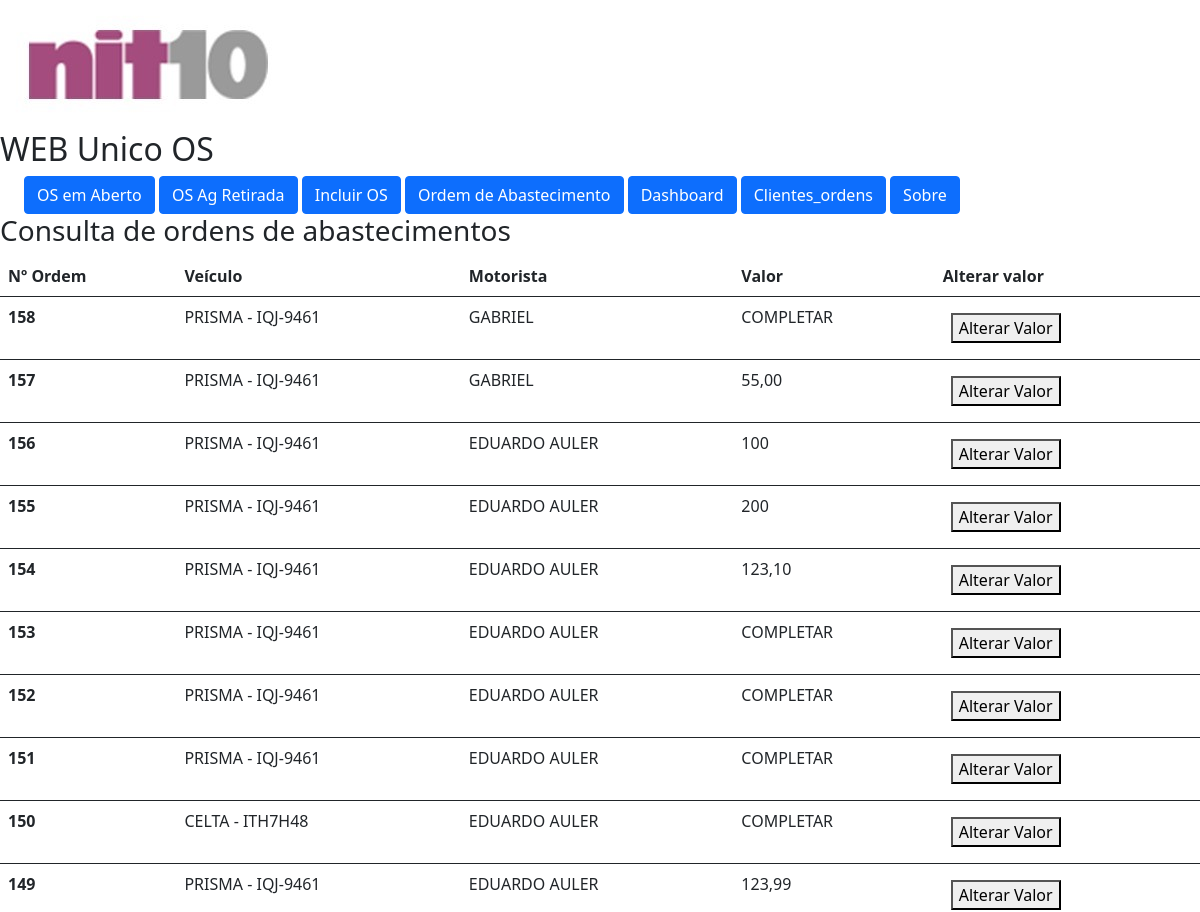
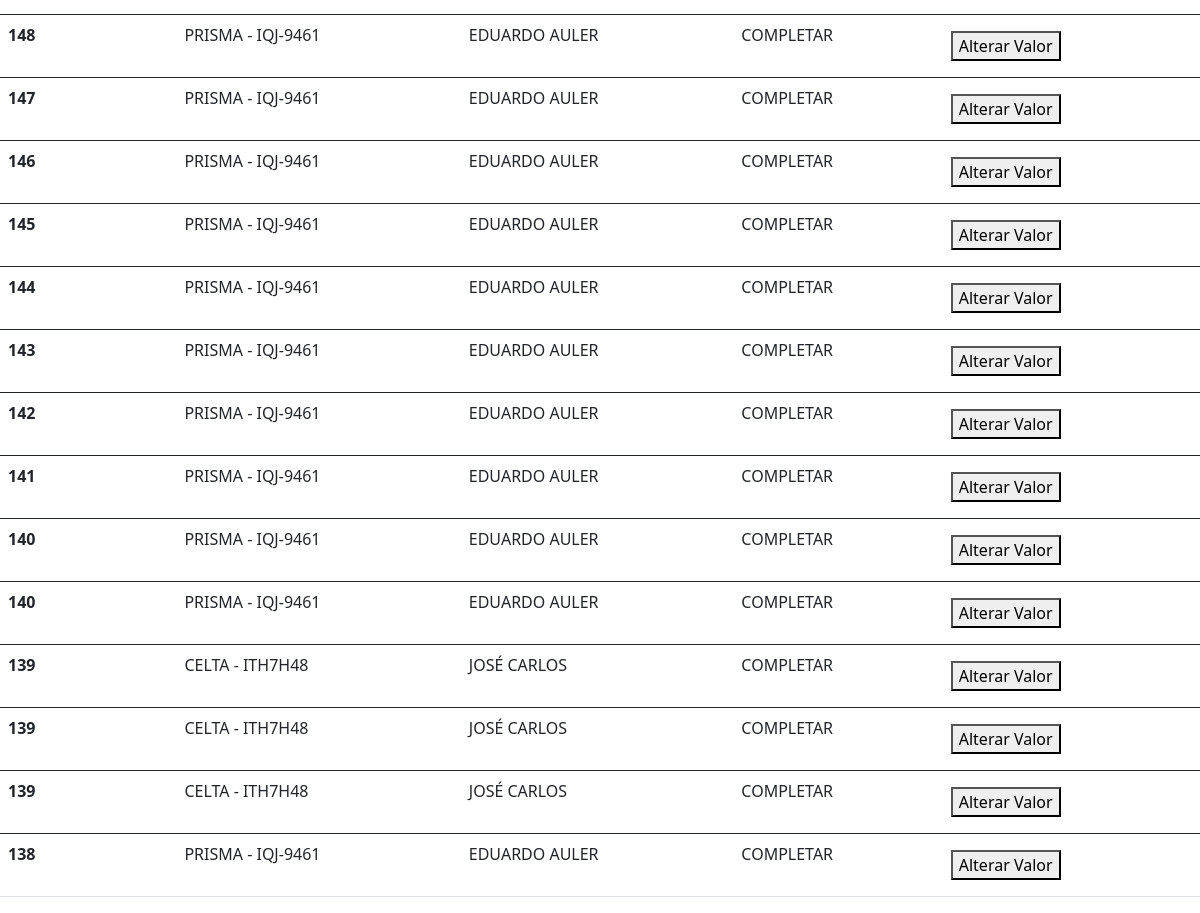
The page /consultar_ordem_abastecimentos/ on the database its author committed (2 pictures, top to bottom).
### app_unico_web/models.py (models this page shows)
class Ordem_abastecimento(models.Model):
    id = models.AutoField(primary_key=True)
    numero = models.IntegerField(blank=False)
    data = models.DateTimeField()
    veiculo = models.TextField(blank=False)
    motorista = models.TextField(blank=False)
    valor = models.TextField(blank=False)
    class Meta:
        db_table = 'ordemabastecimento'

### app_unico_web/views.py (the view)
# urls.py: path('consultar_ordem_abastecimentos/', views.consulta_ordem_abastecimentos, name='consulta_ordem_abastecimentos'),
def consulta_ordem_abastecimentos(request):
    consulta_ordem_abast = {'ordens' : Ordem_abastecimento.objects.all().values().order_by('-id')}
    return render(request, 'cadastros/consulta_ordem_abastecimentos.html', consulta_ordem_abast)

### app_unico_web/templates/cadastros/consulta_ordem_abastecimentos.html (shortened to what this page needs)
{% extends 'os/base.html' %}
{% block conteudo %}
<h3>Consulta de ordens de abastecimentos</h3>
<table class="table table-hover">
<thead>
    <tr>
      <th scope="col">Nº Ordem</th>
      <th scope="col">Veículo</th>
      <th scope="col">Motorista</th>
      <th scope="col">Valor</th>
      <th scope="col">Alterar valor</th>
    </tr>
  </thead>
{% for i in ordens %}
<form action="{% url 'altera_valor' %}" method="POST">
    <tbody>
      <tr>
        <th scope="row">{{i.numero}} </i></th>
        <td>{{i.veiculo}} </td>
        <td>{{i.motorista}} </td>
        <td>{{i.valor}} </td>
            <th scope="row" class="p-3 mb-2 bg-white text-dark">
              <button name="subject" type="submit" value="{{i.numero}}">Alterar Valor</button>
              </th>
      </tr>
    </form>
{% endfor %}
</table>
{% endblock%}

### app_unico_web/templates/os/base.html (shortened to what this page needs)
<!doctype html>
<html lang="en">
  {% load static %}
  <head>
    <link href="https://cdn.jsdelivr.net/npm/bootstrap@5.0.2/dist/css/bootstrap.min.css" rel="stylesheet">
  </head>
  <body>
    <img src="{% static 'logonit.jpg' %}">
    <h2> WEB Unico OS</h2>
        <div class="container-fluid">
            <form class="container-fluid justify-content-start">
                <a href="{% url 'ordens' %}"><button type="button" class="btn btn-primary">OS em Aberto</button></a>
                <a href="{% url 'ordensretirada' %}"><button type="button" class="btn btn-primary">OS Ag Retirada</button></a>
                <a href="{% url 'incluiros' %}"><button type="button" class="btn btn-primary">Incluir OS</button></a>
                <a href="{% url 'preenche_ordem_abast' %}"><button type="button" class="btn btn-primary">Ordem de Abastecimento</button></a>
                <a href="{% url 'dashboard' %}"><button type="button" class="btn btn-primary">Dashboard</button></a>
                <a href="{% url 'clientes_ordens' %}"><button type="button" class="btn btn-primary">Clientes_ordens</button></a>
                <a href="{% url 'sobre' %}"><button type="button" class="btn btn-primary">Sobre</button></a>
              </form>
        </div>
    {% block conteudo %}
    {% endblock %}
  </body>
</html>

### rows shown on the page
Ordem_abastecimento: numero "158", veiculo "PRISMA - IQJ-9461", motorista "GABRIEL", valor "COMPLETAR"
Ordem_abastecimento: numero "157", veiculo "PRISMA - IQJ-9461", motorista "GABRIEL", valor "55,00"
Ordem_abastecimento: numero "156", veiculo "PRISMA - IQJ-9461", motorista "EDUARDO AULER", valor "100"
Ordem_abastecimento: numero "155", veiculo "PRISMA - IQJ-9461", motorista "EDUARDO AULER", valor "200"
Ordem_abastecimento: numero "154", veiculo "PRISMA - IQJ-9461", motorista "EDUARDO AULER", valor "123,10"
Ordem_abastecimento: numero "153", veiculo "PRISMA - IQJ-9461", motorista "EDUARDO AULER", valor "COMPLETAR"
Ordem_abastecimento: numero "152", veiculo "PRISMA - IQJ-9461", motorista "EDUARDO AULER", valor "COMPLETAR"
Ordem_abastecimento: numero "151", veiculo "PRISMA - IQJ-9461", motorista "EDUARDO AULER", valor "COMPLETAR"
Ordem_abastecimento: numero "150", veiculo "CELTA - ITH7H48", motorista "EDUARDO AULER", valor "COMPLETAR"
Ordem_abastecimento: numero "149", veiculo "PRISMA - IQJ-9461", motorista "EDUARDO AULER", valor "123,99"
Ordem_abastecimento: numero "148", veiculo "PRISMA - IQJ-9461", motorista "EDUARDO AULER", valor "COMPLETAR"
Ordem_abastecimento: numero "147", veiculo "PRISMA - IQJ-9461", motorista "EDUARDO AULER", valor "COMPLETAR"
Ordem_abastecimento: numero "146", veiculo "PRISMA - IQJ-9461", motorista "EDUARDO AULER", valor "COMPLETAR"
Ordem_abastecimento: numero "145", veiculo "PRISMA - IQJ-9461", motorista "EDUARDO AULER", valor "COMPLETAR"
Ordem_abastecimento: numero "144", veiculo "PRISMA - IQJ-9461", motorista "EDUARDO AULER", valor "COMPLETAR"
Ordem_abastecimento: numero "143", veiculo "PRISMA - IQJ-9461", motorista "EDUARDO AULER", valor "COMPLETAR"
Ordem_abastecimento: numero "142", veiculo "PRISMA - IQJ-9461", motorista "EDUARDO AULER", valor "COMPLETAR"
Ordem_abastecimento: numero "141", veiculo "PRISMA - IQJ-9461", motorista "EDUARDO AULER", valor "COMPLETAR"
Ordem_abastecimento: numero "140", veiculo "PRISMA - IQJ-9461", motorista "EDUARDO AULER", valor "COMPLETAR"
Ordem_abastecimento: numero "140", veiculo "PRISMA - IQJ-9461", motorista "EDUARDO AULER", valor "COMPLETAR"
Ordem_abastecimento: numero "139", veiculo "CELTA - ITH7H48", motorista "JOSÉ CARLOS", valor "COMPLETAR"
Ordem_abastecimento: numero "139", veiculo "CELTA - ITH7H48", motorista "JOSÉ CARLOS", valor "COMPLETAR"
Ordem_abastecimento: numero "139", veiculo "CELTA - ITH7H48", motorista "JOSÉ CARLOS", valor "COMPLETAR"
Ordem_abastecimento: numero "138", veiculo "PRISMA - IQJ-9461", motorista "EDUARDO AULER", valor "COMPLETAR"
